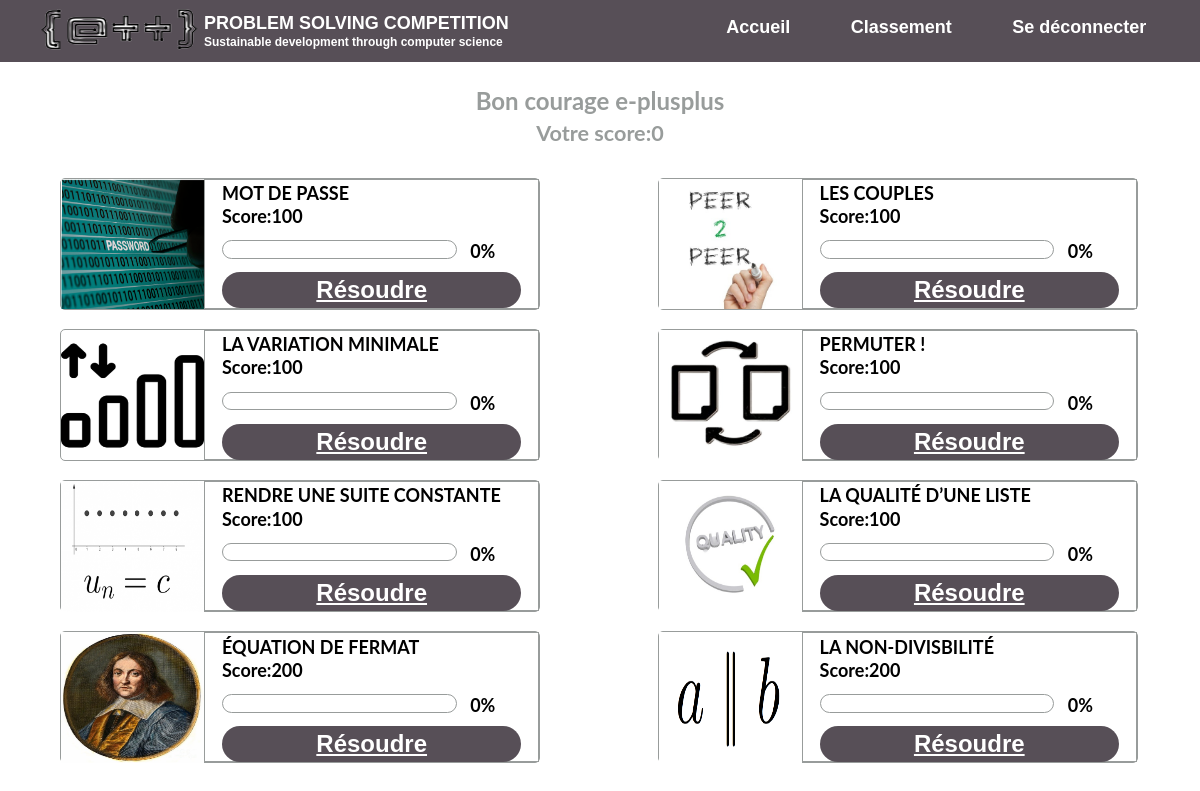
Page /Home/ (signed in) on the earlier database version.
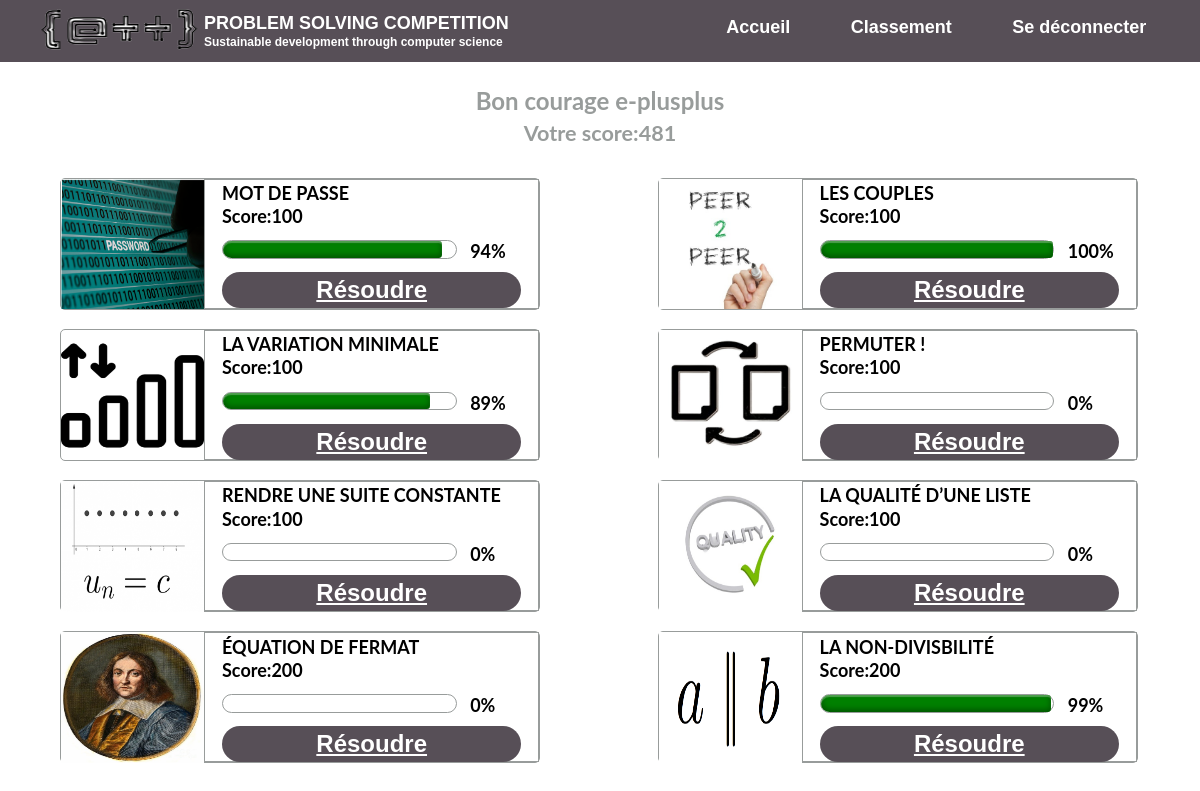
Same page on the later database version.
### app/models.py (models this page shows, shortened)
class Participant(models.Model):
    Username = models.CharField(max_length=30)
    Score = models.IntegerField(default=0)
    First_Student_Name = models.CharField(max_length=50)
    Second_Student_Name = models.CharField(max_length=50)
    Number_Of_Tests = models.IntegerField(default=0)

class Problem(models.Model):
    Name = models.CharField(max_length=200)
    Image_Url = models.CharField(max_length=200)
    Statement_Url = models.CharField(max_length=200)
    Python_User_Code = models.TextField(default="#write your code here")
    Python_Server_Code = models.TextField(default="#write your code here")
    Score = models.IntegerField()
    Time_Limit_Per_Test = models.FloatField(default=1)

class Advancement(models.Model):
    Problem_Id = models.IntegerField()
    Participant_Id = models.IntegerField()
    Wrote_Code = models.TextField(default="")
    Score = models.IntegerField(default=0)
    Percentage = models.IntegerField(default=0)
    Color = models.CharField(max_length=30, default="black")
    Results = models.CharField(max_length=500, default="")
    Number_Of_Tests = models.IntegerField(default=0)

### app/views.py (the view)
# urls.py: 2. Add a URL to urlpatterns:  path('', Home.as_view(), name='home')
@login_required(login_url="login")
def Home(request):
    problems = Problem.objects.all()
    participant = get_participant(request)
    advancements = [get_percentage_color(problem, participant) for problem in problems]
    info = list(zip(problems, advancements))
    context = {"info": info, "participant": participant}
    return render(request, "Home.html", context)

### app/utils.py (called while the page is built)
def get_participant(request):
    current_user = request.user
    participant = Participant.objects.get(Username=current_user.username)
    return participant

def get_percentage_color(problem, participant):
    try:
        advancement = Advancement.objects.get(
            Problem_Id=problem.id, Participant_Id=participant.id
        )
        return advancement.Percentage, advancement.Color
    except:
        return 0, "black"

### app/templates/Home.html (shortened to what this page needs)
<!DOCTYPE html>
{% load static %}
<html lang="en">
<head>
    <link rel="stylesheet"  href="/static/css/Home.css?{% now 'U' %}">
    <link rel="stylesheet" type="text/css" href="/static/css/loading-bar.css?{% now 'U' %}" />
</head>
<body>
   <div class="navbar">
        <div class="left-div">
            <img src="{% static 'images/logo-image.png' %}" class="logo-image">
            <h3 class="title">PROBLEM SOLVING COMPETITION</h3>
            <h3 class="subtitle">Sustainable development through computer science</h3>
        </div>
        <div class="right-div">
            <li><a href="{% url 'home' %}" class="link">Accueil</a></li>
            <li><a href="{% url 'ranking' %}" class="link">Classement</a></li>
            <li><a href="{% url 'logout' %}" class="link">Se déconnecter</a></li>
        </div>
    </div>
    <div class="name-score">
        <h3 class="name">Bon courage {{participant.Username}}</h3>
        <h3 class="score">Votre score:{{participant.Score}}</h3>
    </div>
    <div class="games">
        {% for list in info%}
        <div class="game">
            <img src="{{list.0.Image_Url}}" class="img">
            <div class="title-score">
                <h3 class="game-title">{{list.0.Name}}</h3>
                <h3 class="score-value">Score:{{list.0.Score}}</h3>
                <div class="meter">
                    <span style="width: {{list.1.0}}%; background-color:{{list.1.1}}"></span>
                </div>
                <h3 class="percentage">{{list.1.0}}%</h3>
                <button class="play"><a id="link" href="{% url 'problem' list.0.id %}">Résoudre</a></button>
            </div>
        </div>
        {% endfor %}
    </div>
</body>
</html>

### static/css/Home.css (style rules this page uses)
* { box-sizing: border-box; }
html { margin: 0 0 0 0; width:100%; height: 100%; }
body { margin: 0 0 0 0; width:100%; height:100%; font-family: 'Lato', Arial, sans-serif; color: #989c9b; }
.navbar { background-color: #574f57; width:100%; height:5.2vw; list-style-type: none; position: relative; }
.left-div { margin-left:3%; padding: 0 0; margin-top:0; height:100%; width:40%; float:left; margin-right:15%; }
.logo-image { height:100%; width:35%; float: left; }
.title { margin:0 0 0 0; padding-top:1.1vw; font-size:1.5vw; color:white; font-family:arial; }
.subtitle { margin:0 0 0 0; padding-top:1px; font-size:1vw; color:white; font-family:arial; }
.right-div { width:42%; height:100%; margin-left:58%; }
li a { float:left; color: white; font-size:1.5vw; font-family:arial; text-align: center; padding:0 6%; text-decoration: none; font-weight: bold; margin-top:1.4vw; }
#link { color:white; font-family:arial; font-size:2vw; }
.name-score { width:100%; text-align:center; }
.name { font-size:2vw; margin-bottom:0; }
.score { margin-top:5px; font-size:1.8vw; }
.game { width:40%; height:11vw; margin-left:5%; margin-right:4.8%; margin-top:0.8vw; margin-bottom:0.8vw; padding: 0px; border:solid 1px; border-radius: 5px; float:left; }
.img { width:30%; height:10.9vw; padding:0 0px 0 0; float:left; }
.title-score { border:solid 1px; width:70%; margin-left:30%; height:100%; }
.game-title { color:black; font-size:1.5vw; padding:0; margin-top:0.2vw; margin-bottom:0; margin-left:5%; }
.score-value { color:black; font-size:1.5vw; padding:0; margin-bottom:0px; margin-top:0.1vw; margin-left:5%; }
.percentage { color:black; font-size:1.5vw; font-weight:bold; margin-bottom:0; margin-top:4%; }
.play { align-items: center; background-color: #574f57; border: 0; border-radius: 100px; color: white; font-weight:bold; display: inline-flex; font-family:arial; font-size: 1.7vw; transition: background-color 0.167s cubic-bezier(0.4, 0, 0.2, 1) 0s, box-shadow 0.167s cubic-bezier(0.4, 0, 0.2, 1) 0s, color 0.167s cubic-bezier(0.4, 0, 0.2, 1) 0s; justify-content: center; margin:3% 2% 0 5%; width:90%; height:3vw; text-decoration: none; }

### static/css/loading-bar.css (style rules this page uses)
.meter { box-sizing: content-box; height: 13%; position: relative; margin:4% 4% 0 5%; background: white; border-radius: 25px; width:70%; border:1px solid; box-shadow: inset 0 -1px 1px rgba(255, 255, 255, 0.3); float:left; }
.meter > span { display: block; height: 100%; color:black; border-top-right-radius: 8px; border-bottom-right-radius: 8px; border-top-left-radius: 20px; border-bottom-left-radius: 20px; background-image: linear-gradient( center bottom, rgb(43, 194, 83) 37%, rgb(84, 240, 84) 69% ); box-shadow: inset 0 2px 1px rgba(255, 255, 255, 0.3), inset 0 -2px 6px rgba(0, 0, 0, 0.4); position: relative; overflow: hidden; }

Differences in the rows shown:
changed Participant "e-plusplus": Score "0" → "481"
changed Problem "MOT DE PASSE": list "0" → "94"
changed Problem "LES COUPLES": Score "0" → "100"
changed Problem "LA VARIATION MINIMALE": list "0" → "89"
changed Problem "LA NON-DIVISBILITÉ": list "0" → "99"
